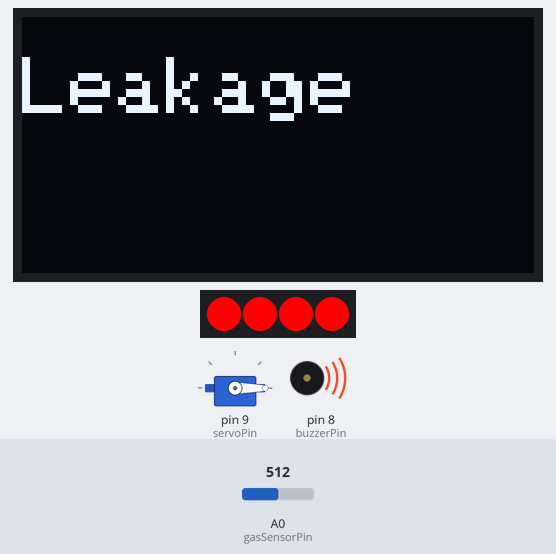
A sketch run on a simulated Arduino Uno, built with avr-gcc and run on an emulated ATmega328P. Parts: servo, 128×64 one-colour display, 4 RGB LEDs in strip order, left to right, buzzer (waves = sounding, pin HIGH). Inputs (shaded band) come from the test bench; at power-on: A0 (gasSensorPin) = 512. What the sketch prints to the serial monitor is not drawn.

Above: at 0.1 s.
At 2.1 s:
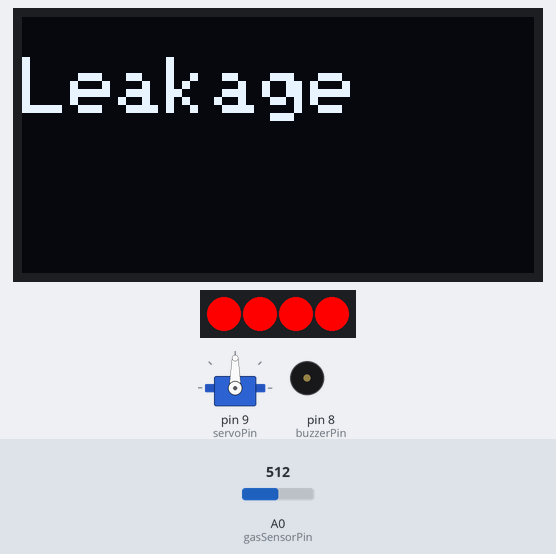
Timing chart, 0 to 3.6 s (numbered marks = the images above):
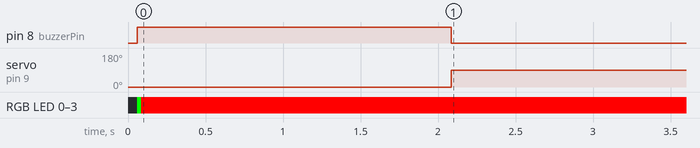

The sketch:

GAS_LEAKAGE_DETECT.ino
```cpp
#include <Servo.h>
#include <Adafruit_SSD1306.h>
#include <Adafruit_GFX.h>
#include <Adafruit_NeoPixel.h>

// Pin Definitions
const int gasSensorPin = A0;    // Analog pin connected to the MQ2 gas sensor
const int buzzerPin = 8;        // Digital pin connected to the buzzer
const int servoPin = 9;         // Digital pin connected to the servo
const int ledPin = 6;           // Digital pin connected to WS2812B LED strip
const int gasThreshold = 400;   // Threshold value for gas detection (adjust based on your testing)

// OLED Display Settings
#define OLED_RESET 4
Adafruit_SSD1306 display(OLED_RESET);

// WS2812B LED Strip Settings
#define NUM_LEDS 4
Adafruit_NeoPixel strip = Adafruit_NeoPixel(NUM_LEDS, ledPin, NEO_GRB + NEO_KHZ800);

Servo myServo;                  // Create servo object to control a servo
bool servoMoved = false;        // Flag to check if the servo has already moved

void setup() {
  pinMode(gasSensorPin, INPUT);
  pinMode(buzzerPin, OUTPUT);
  myServo.attach(servoPin);
  myServo.write(0);             // Initial position of the servo

  // Initialize OLED Display
  display.begin(SSD1306_SWITCHCAPVCC, 0x3C); // Initialize OLED with I2C address 0x3C
  display.clearDisplay();
  display.setTextColor(WHITE);

  // Initialize WS2812B LED Strip
  strip.begin();
  strip.show();                 // Initialize all pixels to 'off'
  strip.fill(strip.Color(0, 255, 0)); // Green (SAFE mode)
  strip.show();

  // Display SAFE status initially
  displaySafeStatus();

  Serial.begin(9600);           // Initialize Serial for debugging
}

void loop() {
  int gasLevel = analogRead(gasSensorPin); // Read the gas sensor value
  Serial.println(gasLevel);               // Print gas sensor value for debugging

  if (gasLevel > gasThreshold && !servoMoved) {
    // Gas Detected: Activate Alarm
    activateAlarm();
  } else if (gasLevel <= gasThreshold) {
    // Standby: Display "SAFE"
    if (!servoMoved) {
      displaySafeStatus();
    }
  }

  delay(1000);
}

// Function to activate alarm
void activateAlarm() {
  digitalWrite(buzzerPin, HIGH);
  strip.fill(strip.Color(255, 0, 0));  // Red
  strip.show();

  // Display "Leakage" status on OLED
  display.clearDisplay();
  display.setTextSize(2);
  display.setCursor(0, 10);
  display.println("Leakage");
  display.display();

  delay(2000);                         // Beep for 2 seconds
  digitalWrite(buzzerPin, LOW);

  myServo.write(90);                   // Rotate servo to 90 degrees
  servoMoved = true;                   // Prevent multiple movements
}

// Function to display "SAFE" status
void displaySafeStatus() {
  display.clearDisplay();
  display.setTextSize(2);
  display.setCursor(0, 10);
  display.println("SAFE");
  display.display();

  strip.fill(strip.Color(0, 255, 0)); // Green
  strip.show();
}
```

Measured:
- by itself, pin 8 (buzzerPin): LOW → HIGH at 0.06 s, → LOW 2.0 s later
- by itself, servo on pin 9 (servoPin): 0° → 90° at 2.1 s
- by itself, RGB LED 0–3: off → RGB(0, 255, 0) at 0.06 s, → RGB(255, 0, 0) 0.03 s later
